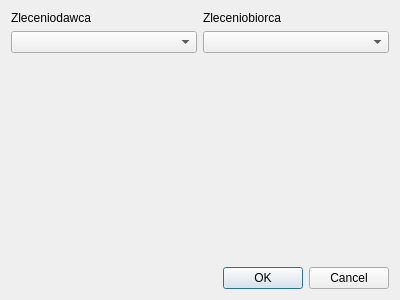
<?xml version="1.0" encoding="UTF-8"?>
<ui version="4.0">
 <class>ContractWidget</class>
 <widget class="QWidget" name="ContractWidget">
  <property name="geometry">
   <rect>
    <x>0</x>
    <y>0</y>
    <width>400</width>
    <height>300</height>
   </rect>
  </property>
  <property name="windowTitle">
   <string>ContractWidget</string>
  </property>
  <layout class="QVBoxLayout" name="verticalLayout">
   <item>
    <layout class="QGridLayout" name="gridLayout">
     <item row="0" column="1">
      <widget class="QLabel" name="lblContractor">
       <property name="text">
        <string>Zleceniobiorca</string>
       </property>
      </widget>
     </item>
     <item row="0" column="0">
      <widget class="QLabel" name="lblPrincipal">
       <property name="text">
        <string>Zleceniodawca</string>
       </property>
      </widget>
     </item>
     <item row="1" column="1">
      <widget class="QComboBox" name="cbContractor"/>
     </item>
     <item row="1" column="0">
      <widget class="QComboBox" name="cbPrincipal"/>
     </item>
     <item row="2" column="0">
      <spacer name="verticalSpacer">
       <property name="orientation">
        <enum>Qt::Vertical</enum>
       </property>
       <property name="sizeHint" stdset="0">
        <size>
         <width>20</width>
         <height>40</height>
        </size>
       </property>
      </spacer>
     </item>
    </layout>
   </item>
   <item>
    <widget class="QDialogButtonBox" name="buttonBox">
     <property name="standardButtons">
      <set>QDialogButtonBox::Cancel|QDialogButtonBox::Ok</set>
     </property>
    </widget>
   </item>
  </layout>
 </widget>
 <resources/>
 <connections/>
</ui>
